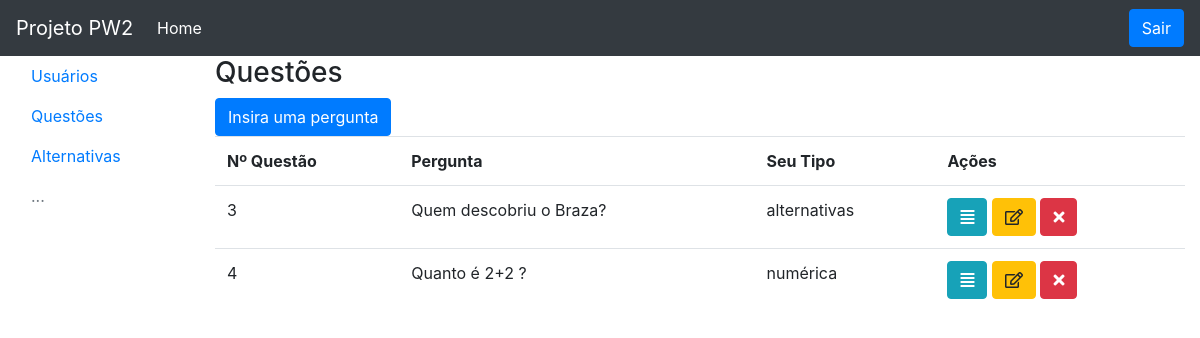
Page /questoes.php (signed in) on the committed database.
### tables this page shows
CREATE TABLE `questoes` (
  `idPergunta` int(11) NOT NULL,
  `pergunta` varchar(200) NOT NULL,
  `tipo` varchar(200) NOT NULL
);

### PerguntaDAO.php (called while the page is built, shortened)
<?php
class PerguntaDAO
{
    private $con;
    public function __construct()
    {
        $this->con = mysqli_connect(DB_SERVER, DB_USER, DB_PASS, DB_NAME);
    }
    public function buscar()
    {
        $sql = 'SELECT * FROM questoes';
        $rs = $this->con->query($sql);
        $lista = array();
        while ($linha = $rs->fetch_object()) {
            $lista[] = $linha;
        }
        return $lista;
    }
}

### questoes.php (the view, shortened to what this page needs)
<?php
include 'PerguntaDAO.php';
$PerguntaDAO = new PerguntaDAO();
$lista = $PerguntaDAO->buscar();
include 'cabecalho.php';
include 'menu.php';
?>
<!DOCTYPE html>
<div class="col-10">
    <h3>Questões</h3>
    <button type="button" class="btn btn-primary" data-toggle="modal" data-target="#modalnovo">
        Insira uma pergunta
    </button>
    <table class="table">
        <tr>
            <th>Nº Questão</th>
            <th>Pergunta</th>
            <th>Seu Tipo</th>
            <th>Ações</th>
        </tr>
        <?php foreach ($lista as $pergunta) : ?>
            <td><?= $pergunta->idPergunta; ?></td>
            <td><?= $pergunta->pergunta; ?></td>
            <td><?= $pergunta->tipo; ?></td>
            <td>
                <a class="btn btn-info" href="\alternativas?pergunta=<?= $pergunta->idPergunta; ?>">
                    <i class="fas fa-align-justify"></i>
                </a>
                <button class="btn btn-warning btn-editar" data-toggle="modal" data-target="#modaleditar" data-id="<?= $questao->idPergunta ?>" data-texto="<?= $questao->pergunta ?>" data-tipo="<?= $questao->tipo ?>">
                    <i class="far fa-edit"></i>
                </button>
                <a class="btn btn-danger" href="PerguntaController.php?acao=apagar&id=<?= $pergunta->idPergunta; ?>">
                    <i class="fas fa-times"></i>
                </a>
            </td>
        <?php endforeach; ?>
    </table>
</div>
</div>
</div>
</body>
<html>

### rows in the picture
questoes: idPergunta "3", pergunta "Quem descobriu o Braza?", tipo "alternativas"
questoes: idPergunta "4", pergunta "Quanto é 2+2 ?", tipo "numérica"
